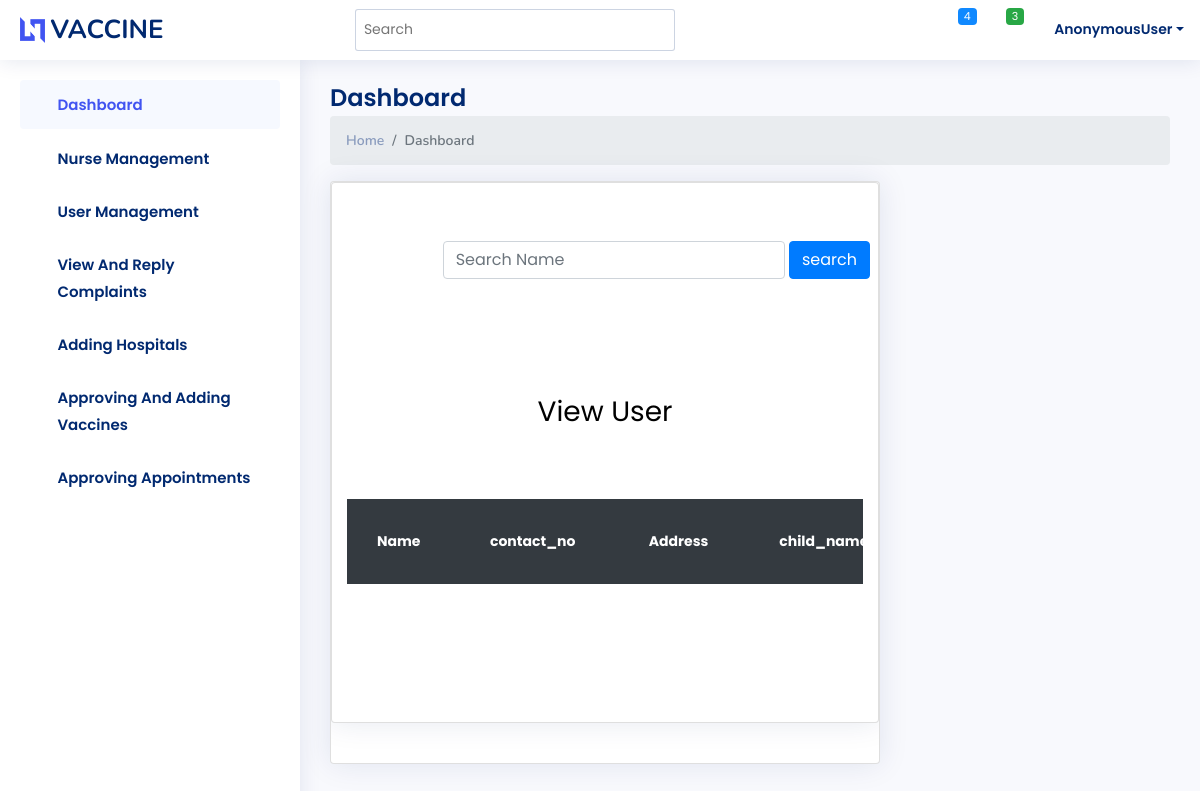
The app's page /viewuser, older data.
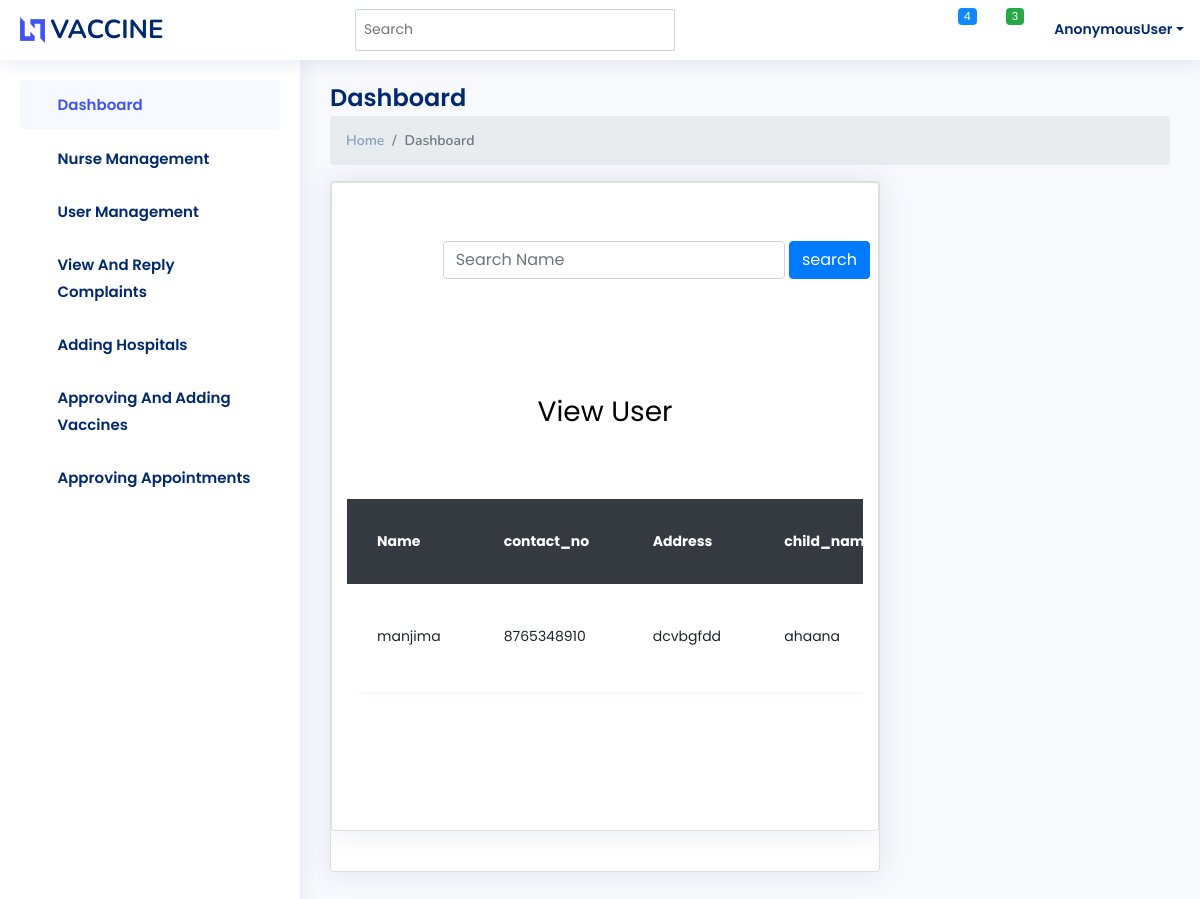
The same page, newer data.
### proapp/models.py (models this page shows, shortened)
class customer(models.Model):
    user = models.OneToOneField(Login, on_delete=models.CASCADE,related_name='customer')
    Name = models.CharField(max_length=20)
    contact_no = models.IntegerField()
    Address = models.TextField()
    child_name = models.CharField(max_length=20)
    child_age = models.IntegerField()
    child_gender = models.CharField(max_length=20)
    recent_vaccinations = models.TextField()

### proapp/adminviews.py (the view)
def view_user(request):
    v = customer.objects.all()
    userfilter = UserFilter(request.GET, queryset=v)
    v = userfilter.qs
    context = {
        'users': v,
        'userfilter': userfilter,
    }
    return render(request, 'admin_temp/ViewUser.html', context)

### templates/admin_temp/ViewUser.html (shortened to what this page needs)
{% extends 'admin_temp/index.html' %}
{% block content %}
{% load static %}
<html lang="en">
  <head>
	<link rel="stylesheet" href="https://stackpath.bootstrapcdn.com/font-awesome/4.7.0/css/font-awesome.min.css">
	<link rel="stylesheet" href="{% static 'assets_table/css/style.css' %}">
	</head>
	<body>
	<div class="card" >
<br><br>
<div class="row">
	<div class="col-md-12">
		<form method="get" class="form-inline" style="float:right">
			<div class="md-form my-0">
				{{userfilter.form}}
				<button class="btn btn-primary mr-2" type="submit">search</button>
			</div>
		</form>
	</div>
</div>
	<section class="ftco-section">
		<div class="container">
			<div class="row justify-content-center">
				<div class="col-md-6 text-center mb-5">
					<h2 class="heading-section">View User</h2>
				</div>
			</div>
			<div class="row">
				<div class="col-md-12">
					<div class="table-wrap">
						<table class="table">
						  <thead class="thead-dark">
						    <tr>
						      <th>Name</th>
						      <th>contact_no</th>
						      <th>Address</th>
						      <th> child_name</th>
						    </tr>
						  </thead>
						  <tbody>
						  {% for i in userfilter.qs %}
						    <tr class="alert" role="alert">
						      <td>{{i.Name}}</td>
						      <td>{{i.contact_no}}</td>
								<td>{{i.Address}}</td>
								<td>{{i.child_name}}</td>
						    </tr>
						  </tbody>
							{% endfor %}
						</table>
					</div>
				</div>
			</div>
		</div>
	</section>
	</div>
	</body>
</html>
{% endblock %}

Row changes from the older to the newer data that the page shows:
added customer: Name "manjima", contact_no "8765348910", Address "dcvbgfdd", child_name "ahaana"
